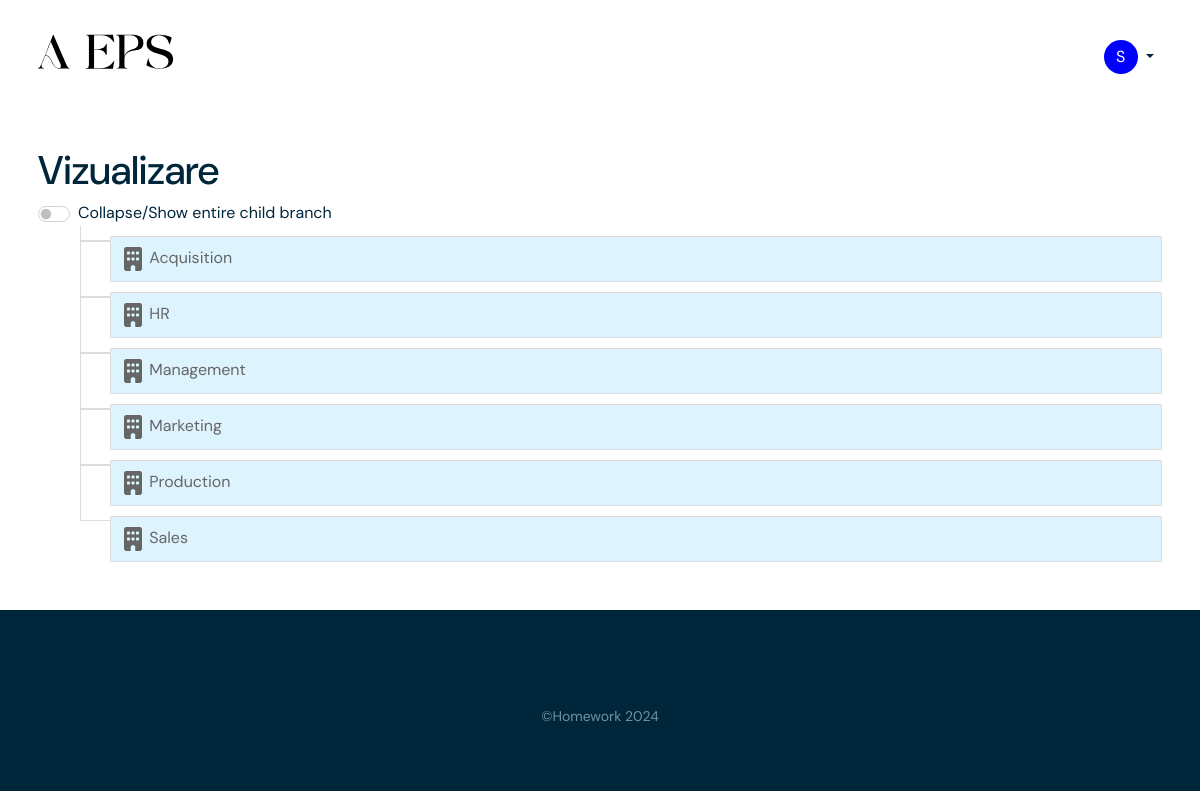
Page /index.php?view=f_departments_list (signed in) on the earlier database version.
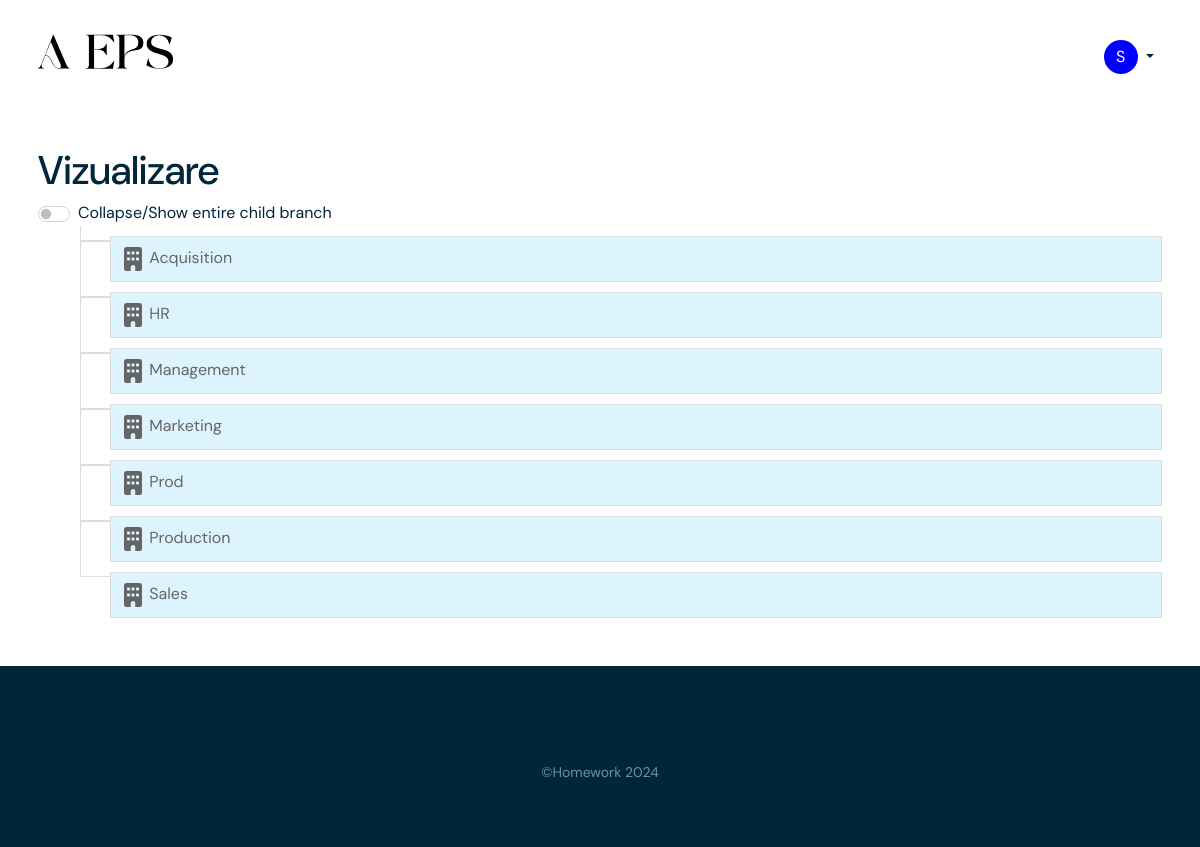
Same page on the later database version.
### tables this page shows
CREATE TABLE `departments` (
  `ID` int(11) NOT NULL,
  `name` varchar(100) NOT NULL,
  `id_parent` int(11) DEFAULT NULL,
  `features` int(11) NOT NULL DEFAULT 0 COMMENT 'published/draft deleted',
  `created_time` datetime NOT NULL DEFAULT current_timestamp(),
  `modified_time` datetime DEFAULT NULL ON UPDATE current_timestamp()
);

### classes/BaseFunctions.php (the view, shortened to what this page needs)
<?php
class BaseFunctions
{
    protected $db_connection = NULL;
    public $user_is_logged_in = false;
    public $view = "f_index";
    public $rep = array();
    public function __construct(){
        if (isset($_GET['view'])) {
            $this->view=$_GET['view'];
        }
        if ($this->view=="b_acc_login") {
            if ($this->user_is_logged_in) {
                $this->redirect = $this->buildUrl(array('view'=>"b_acc_dashboard"));
            }
        }elseif ($this->view=="a_departments_list") {
            $this->rep['departments_list'] = $this->departmentsGetList(false);
        }elseif ($this->view=="a_departments_add") {
            $this->pageSel2 = true;
            $this->rep['departments_list'] = $this->departmentsGetList();
        }elseif ($this->view=="f_404") {
            $this->page_title = "404";
            $this->page_description = "Vai! Cum de ai ajuns aici?";
        }elseif ($this->view=="f_departments_list") {
            $this->rep['departments_list'] = $this->departmentsGetChildrenAll();
            $this->rep['tree_view'] = $this->departmentsGenerateTreeView($this->rep['departments_list']);
        }
    }
    protected function loginWithSessionData() {
        $id_user = $_SESSION['id_user'];
        $user = $this->getUserById($id_user);
        if (isset($user->ID)) {
            $this->user_is_logged_in = true;
        }else {
            $this->doLogout();
        }
    }
    protected function getUserById( $id_user ) {
        if ($this->databaseConnection()) {
            $q = $this->db_connection->prepare("CALL get_user_by_id(:id_user, :hash)");
            $db_secret = DB_SECRET;
            $q->bindParam(":id_user", $id_user, PDO::PARAM_INT);
            $q->bindParam(":hash", $db_secret, PDO::PARAM_STR);
            $q->execute();
            $r = $q->fetchObject();
            return $r;
        }
        return false;
    }
    public function buildUrl( $params ) {
        $view = isset($params['view'])?$params['view']:"";
        switch ($view) {
            default:
                $result = "/index.php?view=".$view;
                break;
        }
        return BASE_URL.$result;
    }
    protected function departmentsGenerateTreeView( $children ) {
        $result = '<ul class="wtree">';
        $tempResult = '';
        foreach ($children as $key => $value) {
            $hasChildren = false;
            $hasChildrenCls = "";
            if (isset($value['children'])&&!empty($value['children'])) {
                $hasChildren = true;
                $hasChildrenCls = ' tree-toggler noshow';
            }
            $userCls = ($value['type']=="dept")?'':' user';
            $type = ($value['type']=="dept")?'icon-building':'icon-buildinguser';
            $tempResult .= '<li>';
            $tempResult .= '<span class="'.$hasChildrenCls.$userCls.'"><svg height="24" width="24"><use xlink:href="#'.$type.'"></use></svg> '.$value['name'].'</span>';
            if ($hasChildren) {
                $tempResult .= $this->departmentsGenerateTreeView( $value['children'] );
            }
            $tempResult .= '</li>';
        }
        if (empty($tempResult)) {
            $result = 'Nu sint rezultate';
        }else{
            $result .= $tempResult;
            $result .= '</ul>';
        }
        return $result;
    }
    protected function departmentsGetChildrenDirect( $id_parent=null ){
        if ($this->databaseConnection()) {
            if (empty($id_parent)) {
                $q = $this->db_connection->prepare("CALL get_departments_root();");
            } else {
                $q = $this->db_connection->prepare("CALL get_departments_byparent(:id_parent);");
                $q->bindValue(":id_parent", $id_parent, PDO::PARAM_INT);
            }
            $q->execute();
            $r = $q->fetchAll();
            return $r;
        }
        return false;
    }
    protected function departmentsGetChildrenAll( $id_parent=null ){
        $results = array();
        $temp = $this->departmentsGetChildrenDirect($id_parent);
        foreach ($temp as $child) {
            if ($child['type']=="dept") {
                $child['children'] = $this->departmentsGetChildrenAll($child['ID']);
            }
            $results[] = $child;
        }
        return $results;
    }
    protected function databaseConnection(){
        if ($this->db_connection != null) {
            return true;
        } else {
            try {
                $this->db_connection = new PDO('mysql:host='. DB_HOST .';dbname='. DB_NAME . ';charset=utf8', DB_USER, DB_PASS);
                return true;
            } catch (PDOException $e) {
                $_SESSION['msg_errors'][] = MESSAGE_DATABASE_ERROR . $e->getMessage();
            }
        }
        return false;
    }
}

Differences in the rows shown:
now on this page (row edited): departments: name "Prod"
